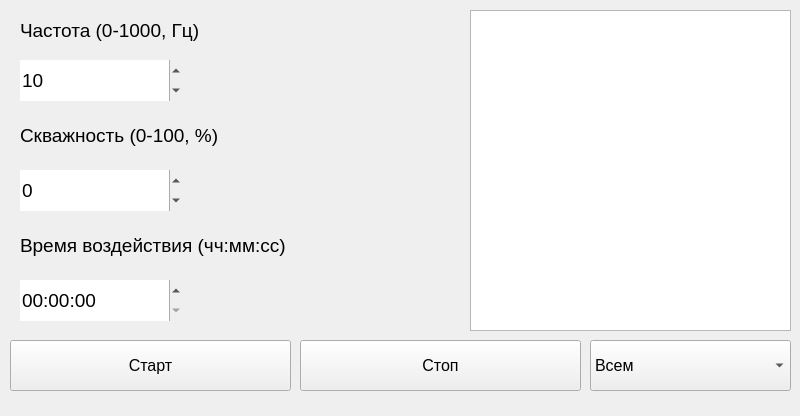
<?xml version="1.0" encoding="UTF-8"?>
<ui version="4.0">
 <class>Application</class>
 <widget class="QMainWindow" name="Application">
  <property name="geometry">
   <rect>
    <x>0</x>
    <y>0</y>
    <width>800</width>
    <height>416</height>
   </rect>
  </property>
  <property name="minimumSize">
   <size>
    <width>800</width>
    <height>416</height>
   </size>
  </property>
  <property name="maximumSize">
   <size>
    <width>800</width>
    <height>416</height>
   </size>
  </property>
  <property name="font">
   <font>
    <pointsize>12</pointsize>
   </font>
  </property>
  <property name="windowTitle">
   <string>Application</string>
  </property>
  <property name="autoFillBackground">
   <bool>false</bool>
  </property>
  <property name="styleSheet">
   <string notr="true"/>
  </property>
  <widget class="QWidget" name="centralwidget">
   <widget class="QPushButton" name="pushButton">
    <property name="geometry">
     <rect>
      <x>10</x>
      <y>340</y>
      <width>281</width>
      <height>51</height>
     </rect>
    </property>
    <property name="font">
     <font>
      <family>MS Shell Dlg 2</family>
      <pointsize>12</pointsize>
      <weight>50</weight>
      <italic>false</italic>
      <bold>false</bold>
      <underline>false</underline>
     </font>
    </property>
    <property name="text">
     <string>Старт</string>
    </property>
   </widget>
   <widget class="QComboBox" name="comboBox_Client_List">
    <property name="geometry">
     <rect>
      <x>590</x>
      <y>340</y>
      <width>201</width>
      <height>51</height>
     </rect>
    </property>
    <property name="font">
     <font>
      <family>MS Shell Dlg 2</family>
      <pointsize>12</pointsize>
      <weight>50</weight>
      <italic>false</italic>
      <bold>false</bold>
      <underline>false</underline>
     </font>
    </property>
    <item>
     <property name="text">
      <string>Всем</string>
     </property>
    </item>
   </widget>
   <widget class="QTextEdit" name="textEdit_Client_Messages">
    <property name="geometry">
     <rect>
      <x>470</x>
      <y>10</y>
      <width>321</width>
      <height>321</height>
     </rect>
    </property>
    <property name="font">
     <font>
      <pointsize>8</pointsize>
      <weight>50</weight>
      <bold>false</bold>
     </font>
    </property>
    <property name="readOnly">
     <bool>true</bool>
    </property>
   </widget>
   <widget class="QLabel" name="label">
    <property name="geometry">
     <rect>
      <x>20</x>
      <y>10</y>
      <width>291</width>
      <height>41</height>
     </rect>
    </property>
    <property name="font">
     <font>
      <pointsize>14</pointsize>
     </font>
    </property>
    <property name="autoFillBackground">
     <bool>true</bool>
    </property>
    <property name="text">
     <string>Частота (0-1000, Гц)</string>
    </property>
   </widget>
   <widget class="QLabel" name="label_2">
    <property name="geometry">
     <rect>
      <x>20</x>
      <y>110</y>
      <width>301</width>
      <height>51</height>
     </rect>
    </property>
    <property name="font">
     <font>
      <pointsize>14</pointsize>
     </font>
    </property>
    <property name="autoFillBackground">
     <bool>true</bool>
    </property>
    <property name="text">
     <string>Скважность (0-100, %)</string>
    </property>
   </widget>
   <widget class="QLabel" name="label_3">
    <property name="geometry">
     <rect>
      <x>20</x>
      <y>220</y>
      <width>341</width>
      <height>51</height>
     </rect>
    </property>
    <property name="font">
     <font>
      <pointsize>14</pointsize>
     </font>
    </property>
    <property name="autoFillBackground">
     <bool>true</bool>
    </property>
    <property name="text">
     <string>Время воздействия (чч:мм:сс)</string>
    </property>
   </widget>
   <widget class="QSpinBox" name="spinBox_Freq">
    <property name="geometry">
     <rect>
      <x>20</x>
      <y>60</y>
      <width>161</width>
      <height>41</height>
     </rect>
    </property>
    <property name="font">
     <font>
      <pointsize>14</pointsize>
     </font>
    </property>
    <property name="styleSheet">
     <string notr="true"/>
    </property>
    <property name="wrapping">
     <bool>true</bool>
    </property>
    <property name="frame">
     <bool>false</bool>
    </property>
    <property name="suffix">
     <string notr="true"/>
    </property>
    <property name="minimum">
     <number>0</number>
    </property>
    <property name="maximum">
     <number>1000</number>
    </property>
    <property name="singleStep">
     <number>10</number>
    </property>
    <property name="value">
     <number>10</number>
    </property>
   </widget>
   <widget class="QTimeEdit" name="timeEdit">
    <property name="geometry">
     <rect>
      <x>20</x>
      <y>280</y>
      <width>161</width>
      <height>41</height>
     </rect>
    </property>
    <property name="font">
     <font>
      <pointsize>14</pointsize>
     </font>
    </property>
    <property name="styleSheet">
     <string notr="true"/>
    </property>
    <property name="frame">
     <bool>false</bool>
    </property>
    <property name="currentSection">
     <enum>QDateTimeEdit::HourSection</enum>
    </property>
    <property name="displayFormat">
     <string>HH:mm:ss</string>
    </property>
    <property name="calendarPopup">
     <bool>false</bool>
    </property>
   </widget>
   <widget class="QSpinBox" name="spinBox_DutyCycle">
    <property name="geometry">
     <rect>
      <x>20</x>
      <y>170</y>
      <width>161</width>
      <height>41</height>
     </rect>
    </property>
    <property name="font">
     <font>
      <pointsize>14</pointsize>
     </font>
    </property>
    <property name="styleSheet">
     <string notr="true"/>
    </property>
    <property name="wrapping">
     <bool>true</bool>
    </property>
    <property name="frame">
     <bool>false</bool>
    </property>
    <property name="minimum">
     <number>0</number>
    </property>
    <property name="maximum">
     <number>100</number>
    </property>
    <property name="singleStep">
     <number>5</number>
    </property>
    <property name="value">
     <number>0</number>
    </property>
   </widget>
   <widget class="QPushButton" name="pushButton_2">
    <property name="geometry">
     <rect>
      <x>300</x>
      <y>340</y>
      <width>281</width>
      <height>51</height>
     </rect>
    </property>
    <property name="font">
     <font>
      <family>MS Shell Dlg 2</family>
      <pointsize>12</pointsize>
      <weight>50</weight>
      <italic>false</italic>
      <bold>false</bold>
      <underline>false</underline>
     </font>
    </property>
    <property name="text">
     <string>Стоп</string>
    </property>
   </widget>
  </widget>
 </widget>
 <resources/>
 <connections/>
</ui>
